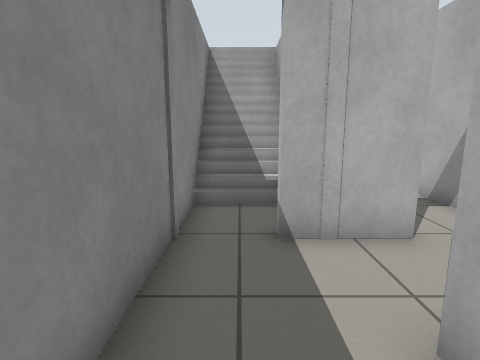
view 1 (above)

24 first-person views from a walk through a world built for the Gazebo simulator. The camera is 0.94 m above the floor, tilts 10° down and sees 80° across. The floor is counted in squares, 0.5 m on a side. Each view is taken from the middle of a square. On the plan, view 1 faces up. The plan holds only what a view shows up to about 16 squares ahead; the rest is blank. The place goes on beyond the plan. Simple patterns stand in for the simulator's built-in surfaces.

view 2
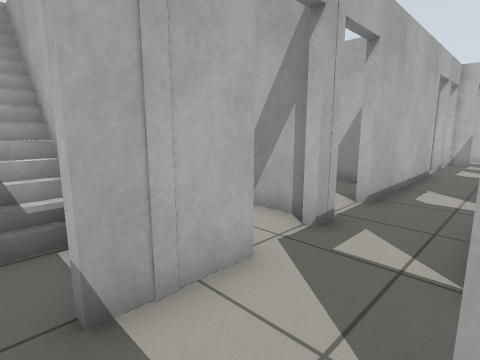

view 3
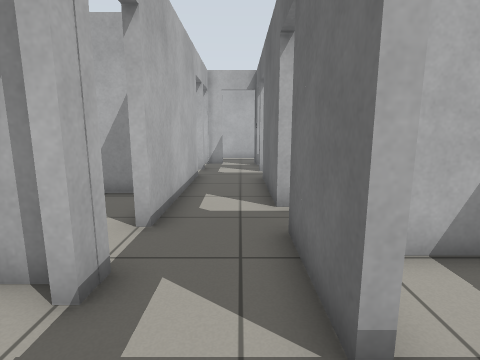

view 4
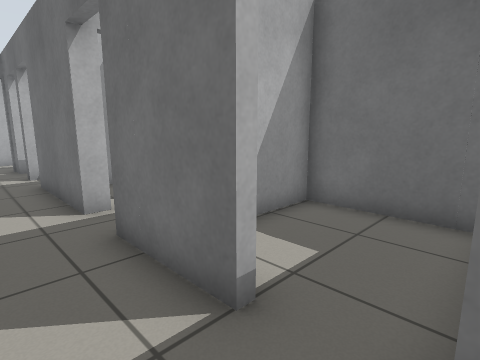

view 5
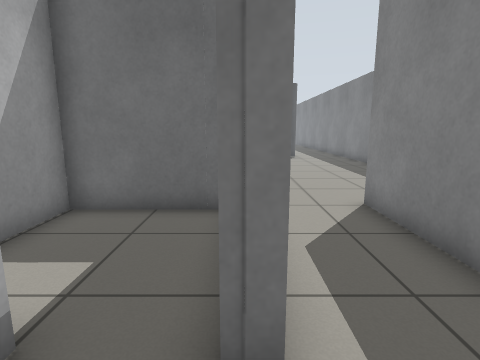

view 6
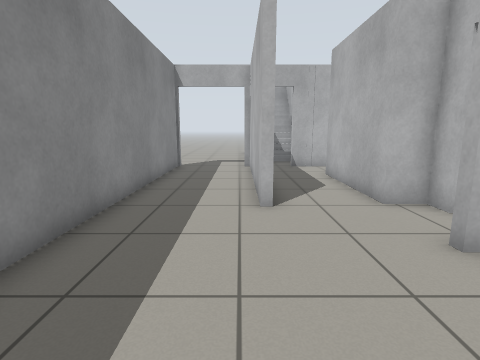

view 7
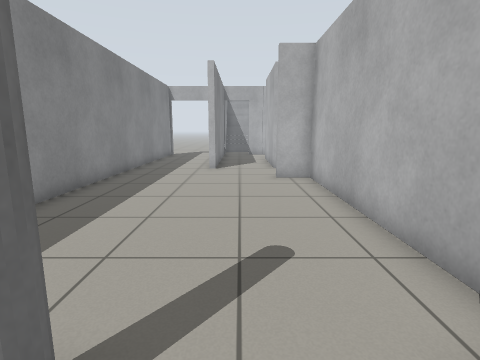

view 8
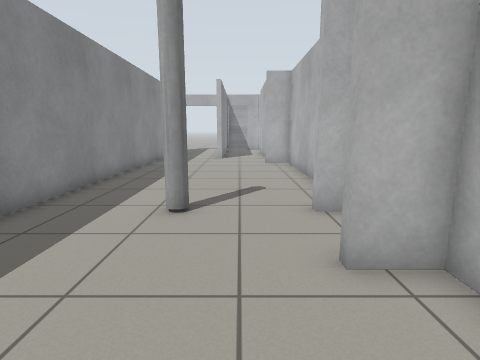

view 9
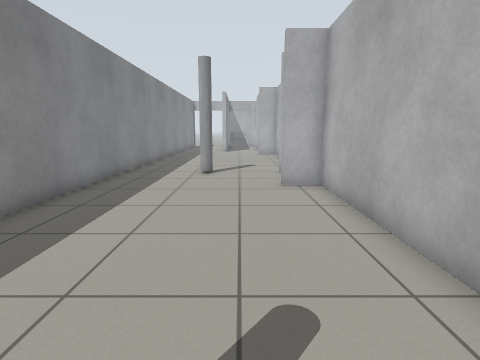

view 10
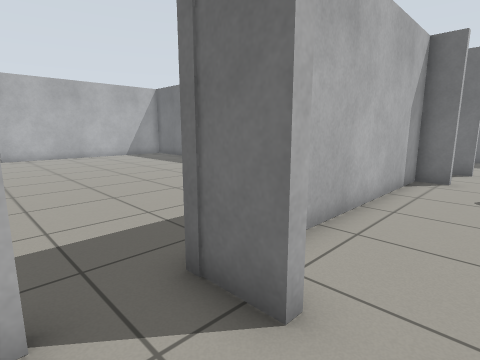

view 11
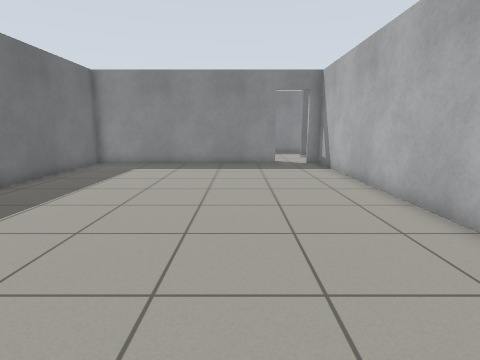

view 12
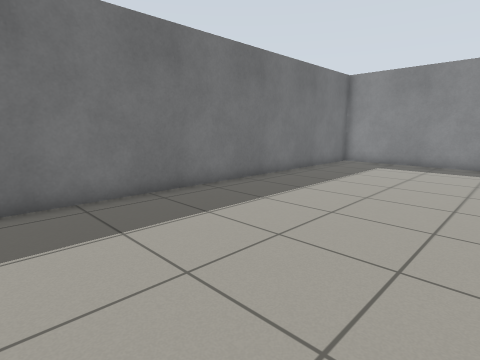

view 13
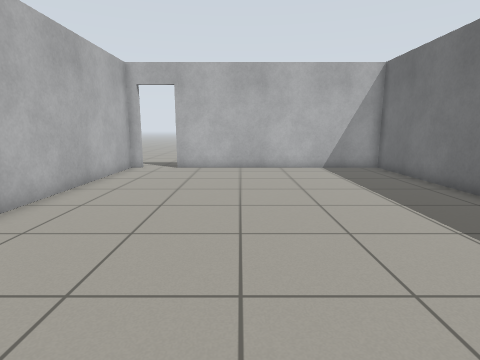

view 14
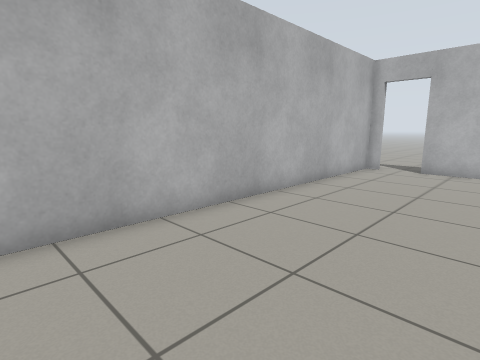

view 15
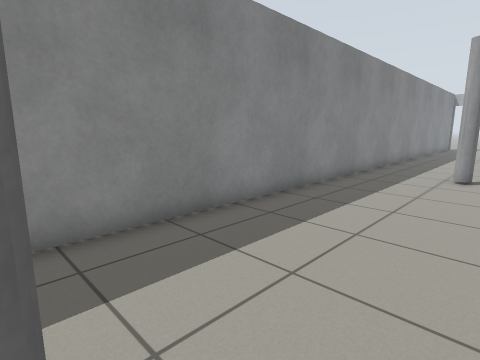

view 16
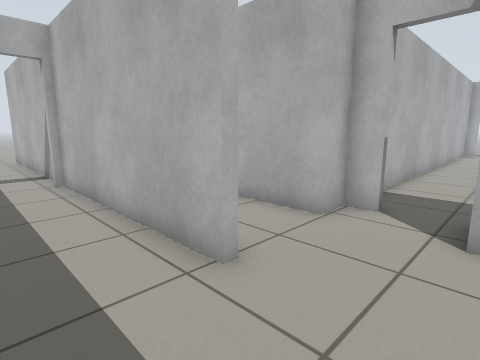

view 17
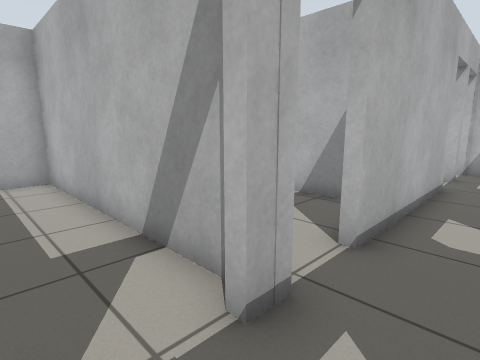

view 18
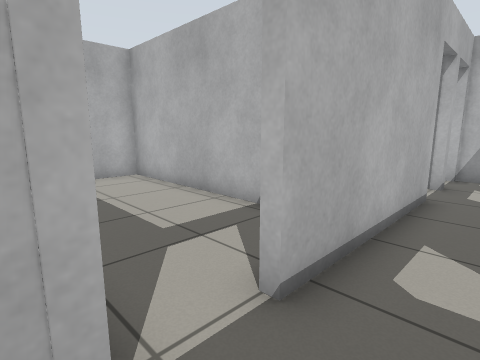

view 19
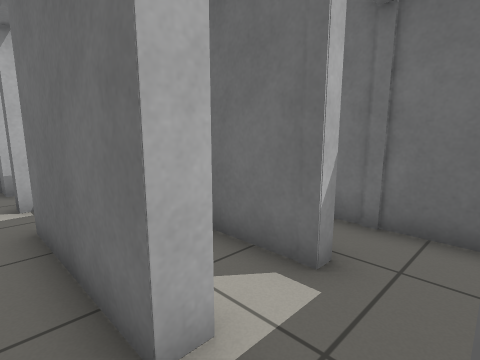

view 20
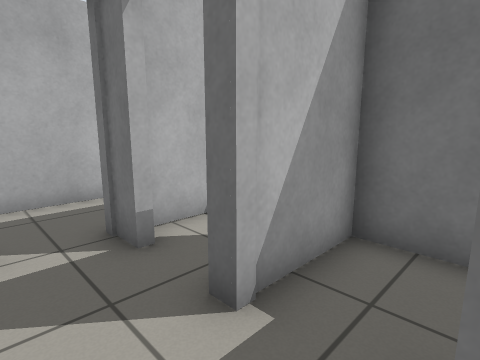

view 21
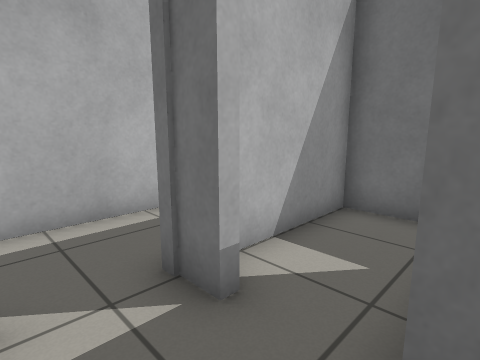

view 22
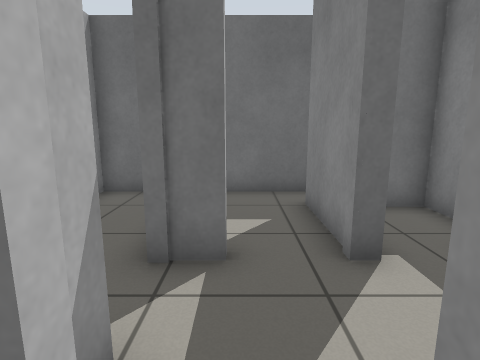

view 23
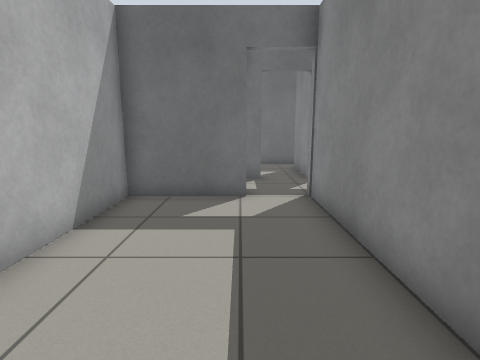

view 24
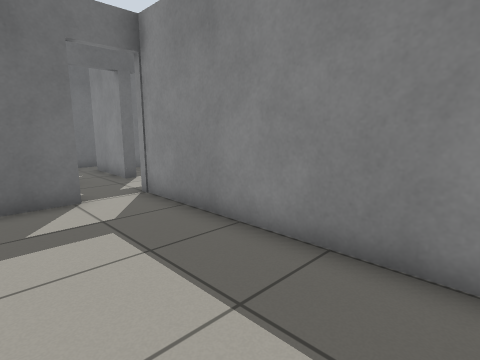

### Floor plan
Points are (right, up) in squares from view 1. A wall is a line through its corners. A room is listed if a view was taken in it or the views show most of it. See-through windows are left out.
Room 1 (views 1, 2, 3, 4, 5, 6, 7, 8, 9, 10, 15, 16, 17, 18, 19, 20, 21)
walls: (2.8, -14) (2.8, -5.8) (1.4, -5.8); (2.5, -15.6) (1.7, -15.6); (2.8, -3.8) (2.8, -2.9) (1.7, -2.9) (1.7, 2.1) (2.2, 2.1); (-1.5, -3.2) (-1.5, 4.7) (-1.8, 4.7); (3.9, 2.1) (7.1, 2.1); (8.8, 2.1) (13.2, 2.1); (3.1, 4.7) (0.7, 4.7); (-1.2, 5) (-1.2, -3.2); (5.6, 4.7) (4.8, 4.7); (-5.2, 5.1) (-5.2, -27.4); (1.7, -28.3) (1.7, -27.9) (2.8, -27.9) (2.8, -18.4) (1.4, -18.4) (1.4, -18.1) (3.1, -18.1); (15, 2.1) (15.3, 2.1); (13.9, 4.7) (7.4, 4.7); (17.1, 2.1) (18.4, 2.1); (16, 4.7) (15.6, 4.7); (18, 3.9) (18, 4.8)
ways out: open door at (3, -17.5) to room 2; open door at (18, 3.5) to room 4; open door at (3.5, 2) to room 5; open door at (15.5, 2) to room 6; open door at (7.5, 2) to room 7; open door at (-2.5, 5); open door at (3, -4.5); open door at (3.5, 5); open door at (6.5, 5); open door at (15.5, 5)
objects: grey pole (-2, -28) to (-1, -28); grey pole (-2, -16) to (-1, -15)
Room 2 (views 11, 12, 13, 14)
walls: (3.1, -18.1) (3.1, -27.9) (21.2, -27.9) (21.2, -17.9); (21.2, -15.6) (3.1, -15.6)
ways out: open door at (3, -17.5) to room 1; open door at (21, -16.5)
Room 3 (views 22, 23, 24)
walls: (16, 12.9) (16, 4.7); (17.8, 5) (21.2, 5) (21.2, 9.5)
Room 4 (no view inside)
walls: (21.2, 0.5) (21.2, 3.6); (19.9, -2.6) (21.3, -2.6)
ways out: open door at (18, 3.5) to room 1
Room 5 (no view inside)
walls: (2.5, -2.6) (6.1, -2.6) (6.1, 0.6)
ways out: open door at (3.5, 2) to room 1
Room 6 (no view inside)
walls: (14.8, -2.6) (18, -2.6) (18, 1.5); (15.3, 2.1) (15.3, -1.2)
ways out: open door at (15.5, 2) to room 1
Room 7 (no view inside)
walls: (8.8, -0.8) (8.8, -0.3); (7.3, -2.6) (9.8, -2.6)
ways out: open door at (7.5, 2) to room 1; open door at (9, -0.5) to room 9
Room 8 (no view inside)
walls: (12.4, 0.3) (12.4, -0.8) (15, -0.8) (15, 2.1)
Room 9 (no view inside)
walls: (8.8, -0.3) (11.1, -0.3)
ways out: open door at (9, -0.5) to room 7

Where each view was taken, in squares from view 1:
view 1: 0 up, 0 right, facing up
view 2: 2 up, 0 right, facing up-right
view 3: 3 up, 2 right, facing right
view 4: 4 up, 2 right, facing down-right
view 5: 4 up, 2 right, facing down
view 6: 10 down, 2 left, facing up
view 7: 17 down, 0 right, facing up
view 8: 22 down, 0 right, facing up
view 9: 28 down, 0 right, facing up
view 10: 16 down, 0 right, facing down-right
view 11: 20 down, 19 right, facing left
view 12: 20 down, 20 right, facing down-left
view 13: 21 down, 7 right, facing right
view 14: 21 down, 7 right, facing up-right
view 15: 28 down, 0 right, facing up-left
view 16: 6 down, 4 left, facing up-right
view 17: 3 up, 3 right, facing up-right
view 18: 3 up, 5 right, facing up-right
view 19: 3 up, 7 right, facing down-right
view 20: 4 up, 13 right, facing down-right
view 21: 4 up, 15 right, facing down-right
view 22: 6 up, 17 right, facing down
view 23: 13 up, 18 right, facing down
view 24: 13 up, 20 right, facing down-left
